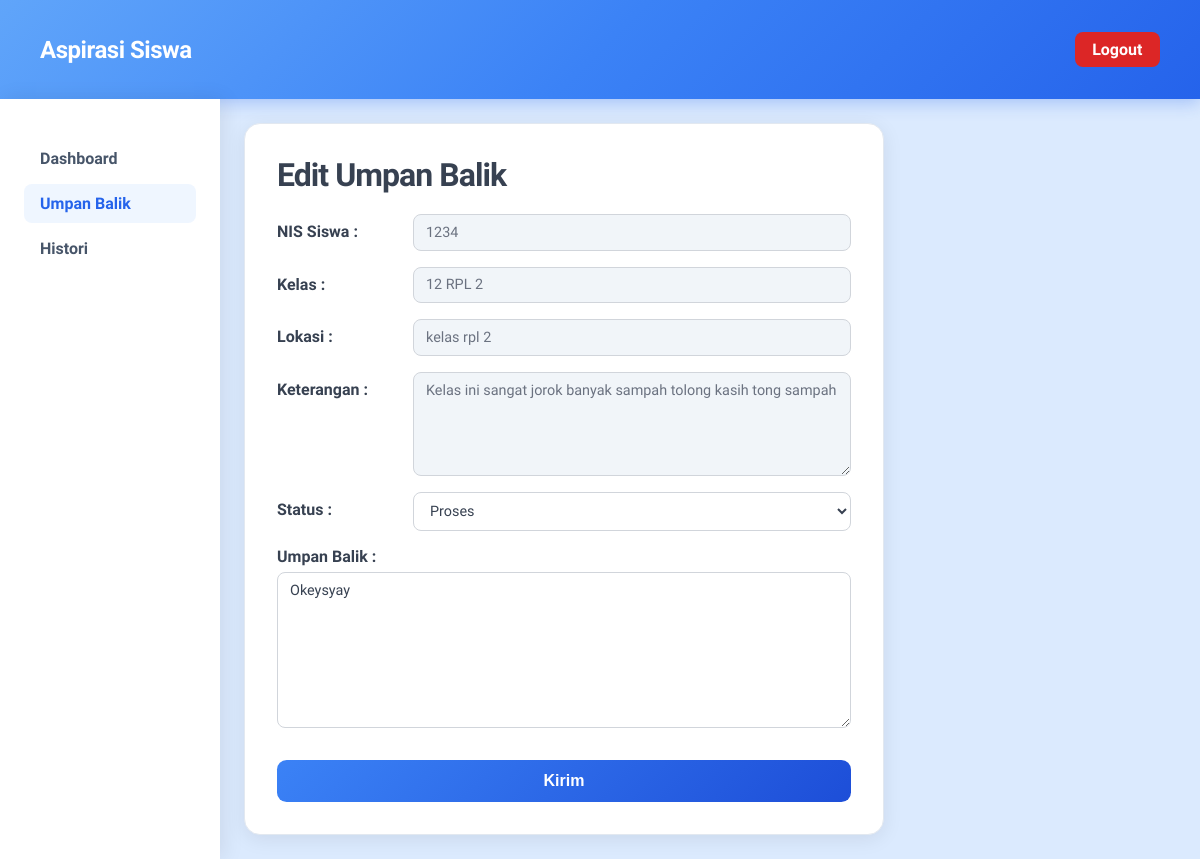
The page /WebsiteAspirasi_Qaikhal/admin/edit.php?id=16 on the database its author committed.
### tables this page shows
CREATE TABLE `tb_input_aspirasi` (
  `id_pelaporan` int(5) NOT NULL,
  `nis` int(10) NOT NULL,
  `id_kategori` int(5) NOT NULL,
  `lokasi` varchar(50) NOT NULL,
  `ket` varchar(255) NOT NULL,
  `tgl_input` timestamp NOT NULL DEFAULT current_timestamp()
);

CREATE TABLE `tb_siswa` (
  `nis` int(10) NOT NULL,
  `kelas` varchar(10) NOT NULL
);

CREATE TABLE `tb_aspirasi` (
  `id_aspirasi` int(5) NOT NULL,
  `id_pelaporan` int(5) NOT NULL,
  `status` enum('Menunggu','Proses','Selesai') NOT NULL,
  `feedback` text NOT NULL,
  `tgl_aspirasi` timestamp NOT NULL DEFAULT current_timestamp()
);

### WebsiteAspirasi_Qaikhal/admin/edit.php (the view, shortened to what this page needs)
<?php
include '../db.php';
$id = mysqli_real_escape_string($conn, $_GET['id']);
$query = mysqli_query($conn, "
SELECT
    i.*,
    s.kelas,
    k.kat_kategori,
    a.status,
    a.feedback
FROM tb_input_aspirasi i
JOIN tb_siswa s ON i.nis = s.nis
JOIN tb_kategori k ON i.id_kategori = k.id_kategori
LEFT JOIN tb_aspirasi a ON i.id_pelaporan = a.id_pelaporan
WHERE i.id_pelaporan = '$id'
");
$data = mysqli_fetch_assoc($query);
?>
<!DOCTYPE html>
<html lang="en">
<head>
    <link rel="stylesheet" href="../css/style.css"/>
</head>
<body>
    <header>
        <h1>Aspirasi Siswa</h1>
        <a href="keluar.php" class="btn-logout">Logout</a>
    </header>
    <div class="layout">
        <div class="sidebar">
            <ul>
                <li><a href="dashboard.php">Dashboard</a></li>
                <li><a href="umpan-balik.php" class="active">Umpan Balik</a></li>
                <li><a href="histori.php">Histori</a></li>
            </ul>
        </div>
        <div class="edit-wrap">
            <p class="page-title" style="margin-bottom:1.25rem">Edit Umpan Balik</p>
            <form action="" method="POST">
                <div class="form-row">
                    <label>NIS Siswa :</label>
                    <input type="text" name="nis" value="<?php echo $data['nis']; ?>" readonly>
                </div>
                <div class="form-row">
                    <label>Kelas :</label>
                    <input type="text" name="kelas" value="<?php echo $data['kelas']; ?>" readonly>
                </div>
                <div class="form-row">
                    <label>Lokasi :</label>
                    <input type="text" name="lokasi" value="<?php echo $data['lokasi']; ?>" readonly>
                </div>
                <div class="form-row">
                    <label>Keterangan :</label>
                    <textarea cols="30" rows="5" readonly><?php echo $data['ket']; ?></textarea>
                </div>
                <div class="form-row">
                    <label>Status :</label>
                    <select name="status">
                        <option value="Proses"   <?php if($data['status'] == 'Proses')   echo 'selected'; ?>>Proses</option>
                    </select>
                </div>
                <div class="form-col">
                    <label>Umpan Balik :</label>
                    <textarea name="feedback" cols="20" rows="8"><?php echo $data['feedback']; ?></textarea>
                </div>
                <input type="submit" name="submit" value="Kirim" class="btn-submit">
            </form>
        </div>
    </div>
</body>
</html>

### WebsiteAspirasi_Qaikhal/css/style.css (style rules this page uses)
*, *::before, *::after { box-sizing: border-box; margin: 0; padding: 0; }
body { font-family: "Plus Jakarta Sans", "Segoe UI", sans-serif; background: #dbeafe; min-height: 100vh; color: #1e293b; }
a { text-decoration: none; color: inherit; }
ul { list-style: none; }
header { background: linear-gradient(135deg, #60a5fa 0%, #3b82f6 50%, #2563eb 100%); padding: 2rem 2.5rem; display: flex; justify-content: space-between; align-items: center; box-shadow: 0 4px 16px rgba(37, 99, 235, 0.3); }
header h1 { font-size: 1.5rem; font-weight: 700; color: #fff; letter-spacing: -0.02em; }
.btn-logout { font-size: 1rem; background: #dc2626; color: #fff; padding: 0.5rem 1.1rem; border-radius: 0.5rem; font-weight: 600; transition: background 0.2s, transform 0.2s; }
.layout { display: flex; min-height: calc(100vh - 88px); }
.sidebar { width: 220px; min-width: 200px; padding: 2.5rem 1.5rem; background: #fff; box-shadow: 4px 0 20px rgba(0, 0, 0, 0.08); display: flex; flex-direction: column; gap: 0; }
.sidebar ul { display: flex; flex-direction: column; gap: 0.3rem; }
.sidebar ul li a { display: block; font-size: 1rem; font-weight: 600; color: #475569; padding: 0.65rem 1rem; border-radius: 0.5rem; transition: background 0.18s, color 0.18s; }
.sidebar ul li a:hover, .sidebar ul li a.active { background: #eff6ff; color: #2563eb; }
.page-title { font-size: 2rem; font-weight: 800; color: #374151; margin-bottom: 0.25rem; letter-spacing: -0.03em; }
.edit-wrap { background: #fff; border: 1.5px solid #e2e8f0; border-radius: 1rem; padding: 2rem; width: 55%; max-width: 640px; box-shadow: 0 4px 20px rgba(0, 0, 0, 0.08); margin: 1.5rem; }
.form-row { display: flex; justify-content: space-between; align-items: flex-start; gap: 1rem; margin-bottom: 1rem; }
.form-row label { font-weight: 600; color: #374151; min-width: 120px; padding-top: 0.5rem; }
.form-row input[type="text"], .form-row textarea, .form-row select { flex: 1; border: 1.5px solid #d1d5db; border-radius: 0.5rem; padding: 0.55rem 0.75rem; font-size: 0.9rem; color: #374151; background: #fff; outline: none; transition: border-color 0.18s, box-shadow 0.18s; font-family: inherit; }
.form-row input[readonly], .form-row textarea[readonly] { background: #f1f5f9; color: #6b7280; cursor: not-allowed; }
.form-col { display: flex; flex-direction: column; gap: 0.4rem; margin-bottom: 1rem; }
.form-col label { font-weight: 600; color: #374151; }
.form-col textarea { border: 1.5px solid #d1d5db; border-radius: 0.5rem; padding: 0.55rem 0.75rem; font-size: 0.9rem; color: #374151; font-family: inherit; outline: none; transition: border-color 0.18s, box-shadow 0.18s; }
.btn-submit { width: 100%; margin-top: 1rem; padding: 0.75rem; background: linear-gradient(135deg, #3b82f6, #1d4ed8); color: #fff; font-size: 1rem; font-weight: 700; border: none; border-radius: 0.6rem; cursor: pointer; transition: opacity 0.2s, transform 0.2s; }

### rows shown on the page
tb_input_aspirasi: nis "1234", kelas "12 RPL 2", lokasi "kelas rpl 2", ket "Kelas ini sangat jorok banyak sampah tolong kasih tong sampah", feedback "Okeysyay"
tb_aspirasi: status "Proses"
